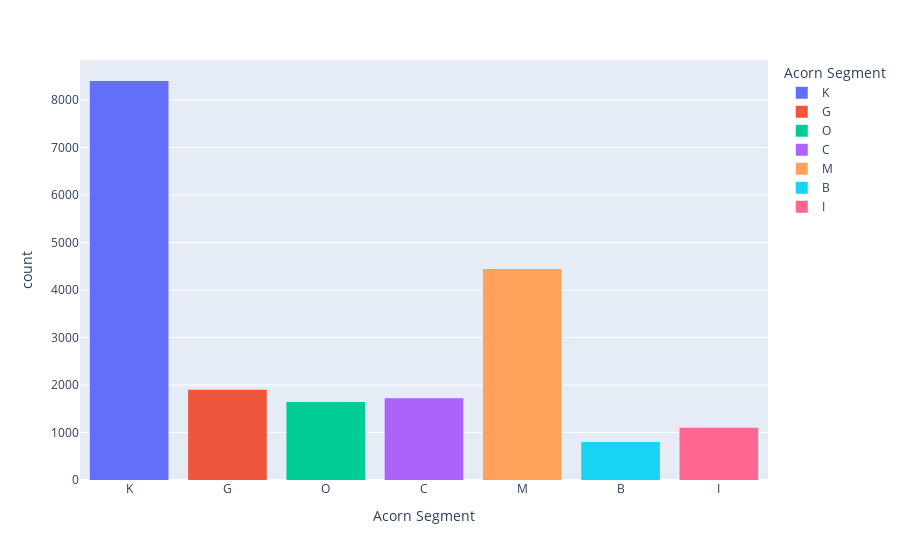

Notebook code cell kept with this figure:
### Code cell
px.histogram(df_customer, x="Acorn Segment",color="Acorn Segment")

### Figure 1 — Plotly figure (JSON) as saved in the notebook; plotly's stock layout.template omitted (floating-point values rounded to 4 significant figures; data arrays with more than 128 entries replaced by an {"elided": "..."} marker saying what was removed)
{"data": [{"alignmentgroup": "True", "bingroup": "x", "hovertemplate": "Acorn Segment=%{x}<br>count=%{y}<extra></extra>", "legendgroup": "K", "marker": {"color": "#636efa", "pattern": {"shape": ""}}, "name": "K", "offsetgroup": "K", "orientation": "v", "showlegend": true, "type": "histogram", "x": {"elided": "8400 str values"}, "xaxis": "x", "yaxis": "y"}, {"alignmentgroup": "True", "bingroup": "x", "hovertemplate": "Acorn Segment=%{x}<br>count=%{y}<extra></extra>", "legendgroup": "G", "marker": {"color": "#EF553B", "pattern": {"shape": ""}}, "name": "G", "offsetgroup": "G", "orientation": "v", "showlegend": true, "type": "histogram", "x": {"elided": "1900 str values"}, "xaxis": "x", "yaxis": "y"}, {"alignmentgroup": "True", "bingroup": "x", "hovertemplate": "Acorn Segment=%{x}<br>count=%{y}<extra></extra>", "legendgroup": "O", "marker": {"color": "#00cc96", "pattern": {"shape": ""}}, "name": "O", "offsetgroup": "O", "orientation": "v", "showlegend": true, "type": "histogram", "x": {"elided": "1640 str values"}, "xaxis": "x", "yaxis": "y"}, {"alignmentgroup": "True", "bingroup": "x", "hovertemplate": "Acorn Segment=%{x}<br>count=%{y}<extra></extra>", "legendgroup": "C", "marker": {"color": "#ab63fa", "pattern": {"shape": ""}}, "name": "C", "offsetgroup": "C", "orientation": "v", "showlegend": true, "type": "histogram", "x": {"elided": "1720 str values"}, "xaxis": "x", "yaxis": "y"}, {"alignmentgroup": "True", "bingroup": "x", "hovertemplate": "Acorn Segment=%{x}<br>count=%{y}<extra></extra>", "legendgroup": "M", "marker": {"color": "#FFA15A", "pattern": {"shape": ""}}, "name": "M", "offsetgroup": "M", "orientation": "v", "showlegend": true, "type": "histogram", "x": {"elided": "4440 str values"}, "xaxis": "x", "yaxis": "y"}, {"alignmentgroup": "True", "bingroup": "x", "hovertemplate": "Acorn Segment=%{x}<br>count=%{y}<extra></extra>", "legendgroup": "B", "marker": {"color": "#19d3f3", "pattern": {"shape": ""}}, "name": "B", "offsetgroup": "B", "orientation": "v", "showlegend": true, "type": "histogram", "x": {"elided": "800 str values"}, "xaxis": "x", "yaxis": "y"}, {"alignmentgroup": "True", "bingroup": "x", "hovertemplate": "Acorn Segment=%{x}<br>count=%{y}<extra></extra>", "legendgroup": "I", "marker": {"color": "#FF6692", "pattern": {"shape": ""}}, "name": "I", "offsetgroup": "I", "orientation": "v", "showlegend": true, "type": "histogram", "x": {"elided": "1100 str values"}, "xaxis": "x", "yaxis": "y"}], "layout": {"barmode": "relative", "legend": {"title": {"text": "Acorn Segment"}, "tracegroupgap": 0}, "margin": {"t": 60}, "xaxis": {"anchor": "y", "categoryarray": ["K", "G", "O", "C", "M", "B", "I"], "categoryorder": "array", "domain": [0, 1], "title": {"text": "Acorn Segment"}}, "yaxis": {"anchor": "x", "domain": [0, 1], "title": {"text": "count"}}}}
